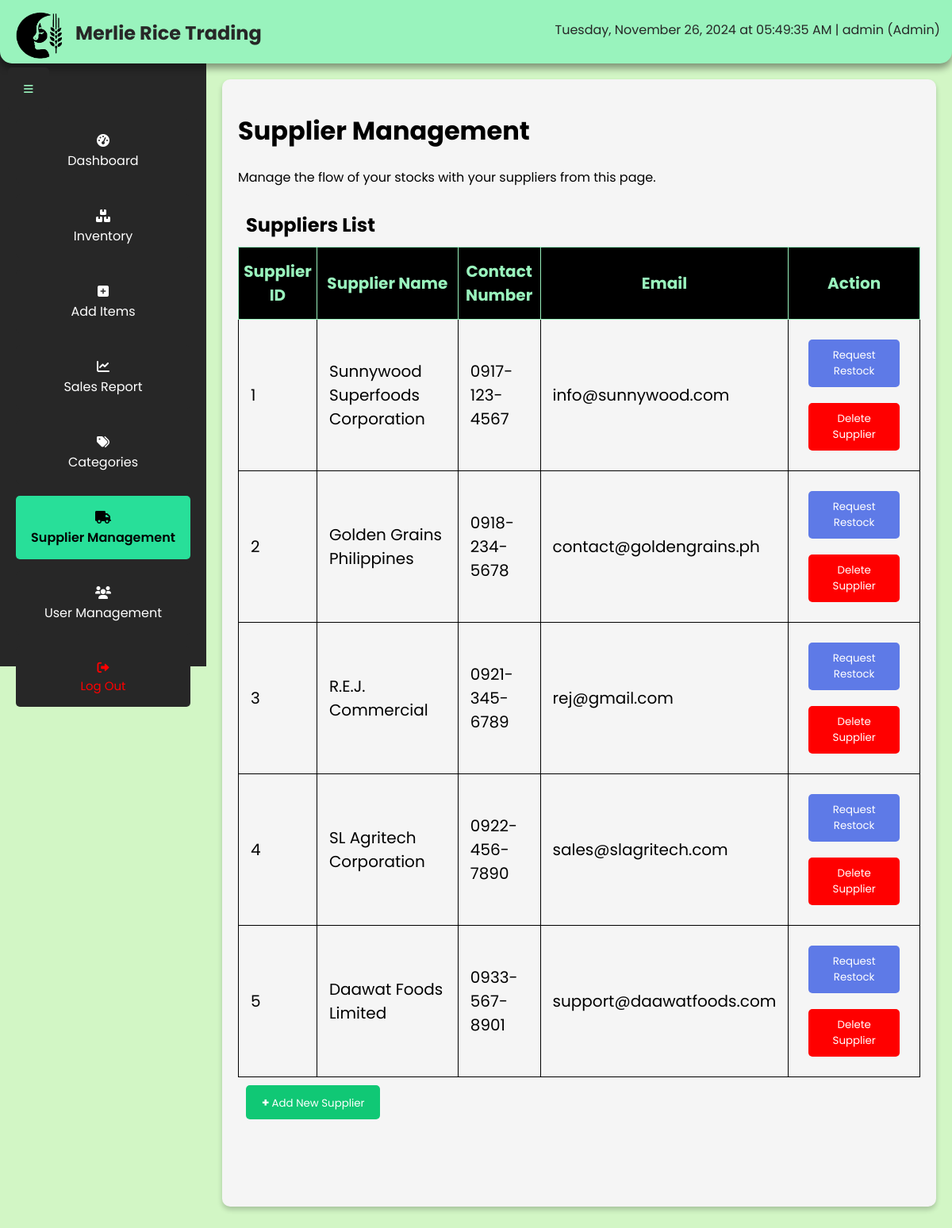
/supplier_management.php (signed in), run on the app's committed database.
### tables this page shows
CREATE TABLE IF NOT EXISTS `suppliers` (
  `supplier_id` int(11) NOT NULL AUTO_INCREMENT,
  `supplier_name` varchar(100) NOT NULL,
  `contact_number` varchar(15) NOT NULL,
  `email` varchar(100) DEFAULT NULL,
  `address` TEXT DEFAULT NULL,
  PRIMARY KEY (`supplier_id`),
  INDEX `idx_supplier_name` (`supplier_name`)
);

### supplier_management.php (the view, shortened to what this page needs)
<?php
include 'db_connector.php';
$suppliers = [];
$sql = "SELECT supplier_id, supplier_name, contact_number, email FROM suppliers";
$result = $conn->query($sql);
if ($result) {
    if ($result->num_rows > 0) {
        while ($row = $result->fetch_assoc()) {
            $suppliers[] = $row;
        }
    }
} else {
    echo "Error: " . $conn->error;
}
?>
<!DOCTYPE html>
<html lang="en">
<head>
    <link rel="stylesheet" href="/PrimeSync_IMS/assets/Css/index.css?v=<?php echo time(); ?>">
</head>
<body>
    <?php include 'header.php'; ?>
    <?php include 'sidebar.php'; ?>
    <div class="dashboard-container">
        <h1>Supplier Management</h1>
        <p>Manage the flow of your stocks with your suppliers from this page.</p>
        <div class="table-container">
            <table border="1" cellspacing="0" cellpadding="10" class="supplier-table" id="supplierTable">
                <caption style="text-align: left;">Suppliers List</caption>
                <thead>
                    <tr>
                        <th>Supplier ID</th>
                        <th>Supplier Name</th>
                        <th>Contact Number</th>
                        <th>Email</th>
                        <th>Action</th>
                    </tr>
                </thead>
                <tbody>
                    <?php foreach ($suppliers as $index => $supplier): ?>
                        <tr id="supplier-<?php echo htmlspecialchars($supplier['supplier_id']); ?>">
                            <td><?php echo htmlspecialchars($supplier['supplier_id']); ?></td>
                            <td><?php echo htmlspecialchars($supplier['supplier_name']); ?></td>
                            <td><?php echo htmlspecialchars($supplier['contact_number']); ?></td>
                            <td><?php echo htmlspecialchars($supplier['email']); ?></td>
                            <td>
                                <button class="request-btn modal-btn edit" data-id="<?php echo htmlspecialchars($supplier['supplier_id']); ?>" data-name="<?php echo htmlspecialchars($supplier['supplier_name']); ?>">Request Restock</button>
                                <button class="delete-supplier-btn modal-btn confirm-red" data-id="<?php echo htmlspecialchars($supplier['supplier_id']); ?>" data-name="<?php echo htmlspecialchars($supplier['supplier_name']); ?>">Delete Supplier</button>
                            </td>
                        </tr>
                    <?php endforeach; ?>
                </tbody>
            </table>
        </div>
        <button id="openAddSupplierModal" class="modal-btn add"><b style="font-size: 15px;">+ </b>Add New Supplier</button>
    </div>
</body>
</html>

### assets/Css/index.css (style rules this page uses)
body { background-color: #D2F6C5; margin: 0; line-height: normal; font-family: 'Poppins', sans-serif; padding-top: 60px; }
.modal-btn { padding: 10px 20px; margin: 10px; border: none; border-radius: 5px; cursor: pointer; font-family: 'Poppins', sans-serif; }
.confirm-red { background-color: red; color: white; }
.dashboard-container { margin: 40px 20px 10% 280px; padding: 20px; padding-bottom: 100px; background-color: #f5f5f5; border-radius: 10px; box-shadow: 0 4px 6px rgba(0, 0, 0, 0.2); }
table caption { caption-side: top; font-size: 24px; font-weight: bold; padding: 10px; }
table { width: 100%; border-collapse: collapse; margin-top: 20px; }
th, td { border: 1px solid; padding: 15px; padding-left: 15px; padding-right: 15px; text-align: left; font-size: 20px; }
th { background-color: #000; color: #99F3BD; padding: 15px; padding-left: 5px; padding-right: 5px; font-size: 20px; text-align: center; }
.modal-btn.confirm-red { background-color: red; color: white; }
.modal-btn.edit { background-color: #5e7ae7; color: white; }
.modal-btn.add { background-color: #10c875; color: #fff; }

### data on the page
suppliers: supplier_id "1", supplier_name "Sunnywood Superfoods Corporation", contact_number "0917-123-4567", email "info@sunnywood.com"
suppliers: supplier_id "2", supplier_name "Golden Grains Philippines", contact_number "0918-234-5678", email "contact@goldengrains.ph"
suppliers: supplier_id "3", supplier_name "R.E.J. Commercial", contact_number "0921-345-6789", email "rej@gmail.com"
suppliers: supplier_id "4", supplier_name "SL Agritech Corporation", contact_number "0922-456-7890", email "sales@slagritech.com"
suppliers: supplier_id "5", supplier_name "Daawat Foods Limited", contact_number "0933-567-8901", email "support@daawatfoods.com"
